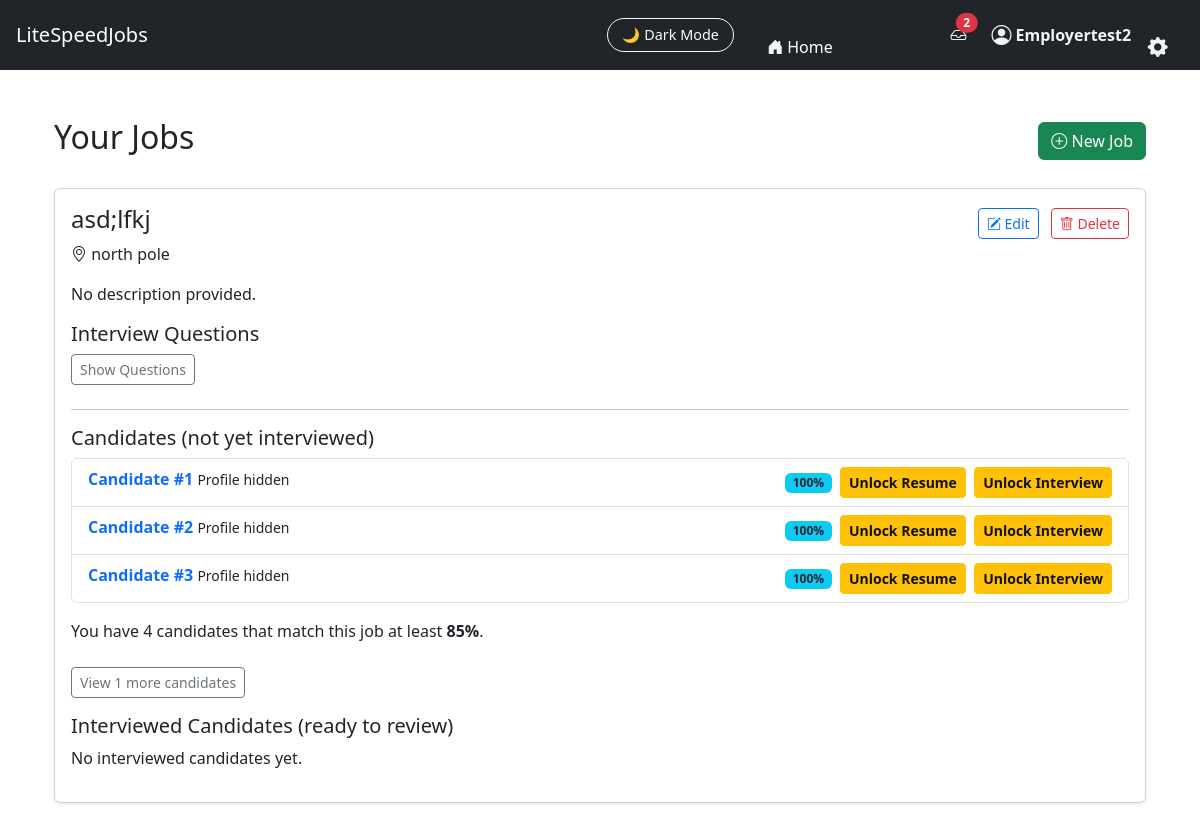
Before: /JobFinder_app/employer_dashboard/ (signed in, upper part) with the older database file.
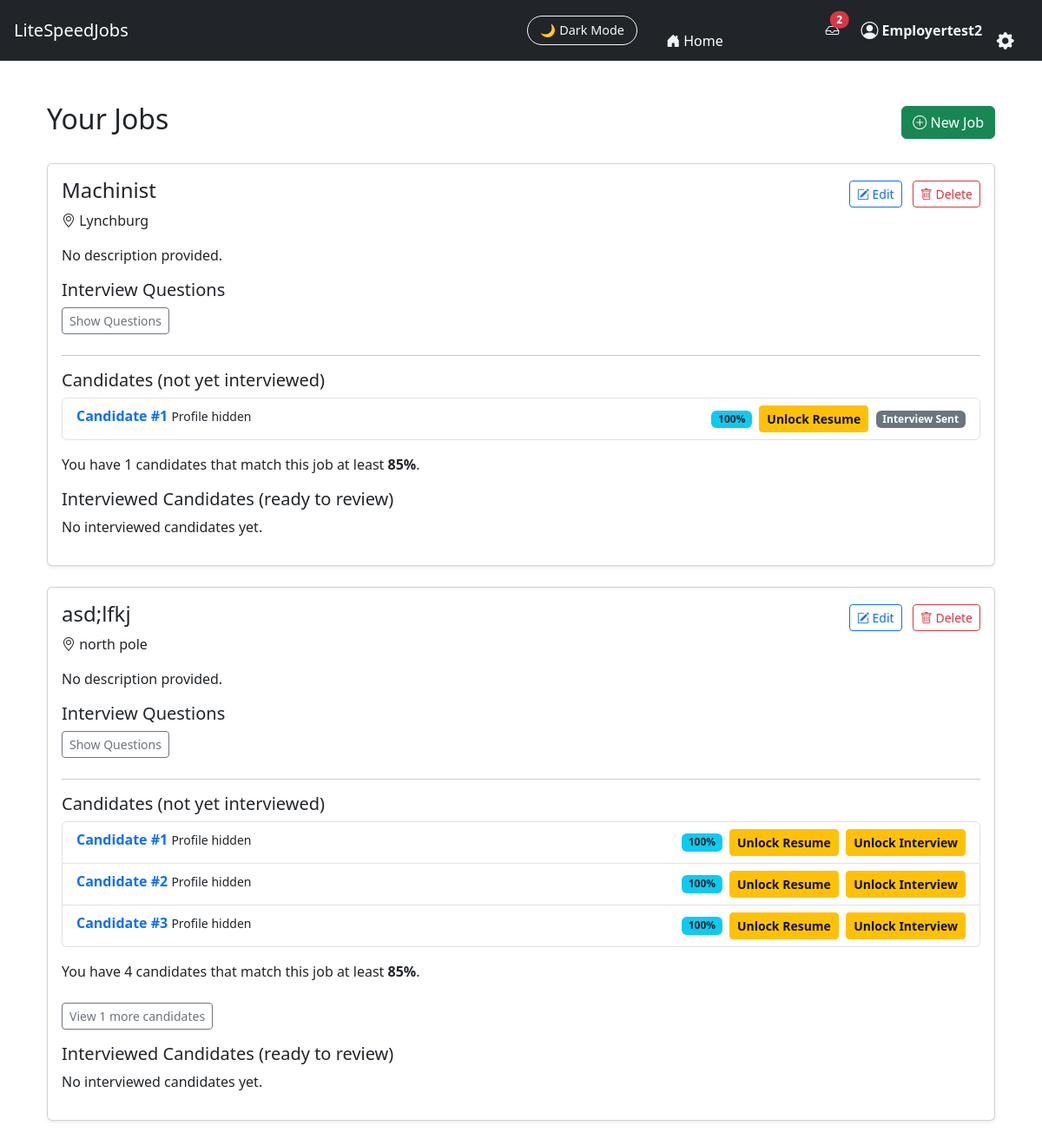
After: the same page with the newer database file.
### JobFinder_app/models.py (models this page shows, shortened)
class Job(models.Model):
    SOFTWARE = "software"
    MACHINIST = "machinist"
    JOB_TYPE_CHOICES = [
        (SOFTWARE, "Software Engineering"),
        (MACHINIST, "Machinist / Fabrication"),
    ]
    user = models.ForeignKey(User, on_delete=models.CASCADE)  # Employer account
    title = models.CharField(max_length=255)
    location = models.CharField(max_length=255, blank=True)
    description = models.TextField(blank=True, default="No description provided.")
    require_video_interview = models.BooleanField(
       default=False,
       help_text="Require candidates to submit video responses to interview questions"
    )
    interview_questions = models.TextField(
        blank=True,
        help_text="Enter one question per line."
    )
    job_type = models.CharField(
        max_length=20,
        choices=JOB_TYPE_CHOICES,
        default=SOFTWARE
    )
    created_at = models.DateTimeField(auto_now_add=True)

class SeekerResume(models.Model):
    user = models.OneToOneField(User, on_delete=models.CASCADE)
    resume = models.FileField(upload_to="resumes/")
    uploaded_at = models.DateTimeField(auto_now=True)

### JobFinder_app/views.py (the view)
# urls.py: path("employer_dashboard/", views.employer_dashboard, name="employer_dashboard"),
def employer_dashboard(request):
    jobs = Job.objects.filter(user=request.user).order_by("-created_at")
    job_data = []
    for job in jobs:
        seekers_qs = match_seekers_for_job(job)
        open_candidates = []
        interviewed_candidates = []
        for idx, seeker in enumerate(seekers_qs, start=1):
            assignment = (
                InterviewAssignment.objects
                .filter(job=job, seeker=seeker)
                .order_by("-assigned_at")
                .first()
            )
            resume_obj = SeekerResume.objects.filter(
                user=seeker,
                resume__isnull=False
            ).exclude(resume="").first()
            resume_exists= SeekerResume.objects.filter(
                user=seeker,
                resume__isnull=False
            ).exclude(resume="").first()
            resume_file = resume_obj.resume if resume_obj else None
            match_percentage = calculate_match_percentage(job, seeker)
            base = {
                "label": f"Candidate #{idx}",
                "user_id": seeker.id,
                "match_percentage": match_percentage,  # stub; you can compute a real score later
                "assignment_id": assignment.id if assignment else None,
                "has_assignment": assignment is not None,
                "completed": assignment.completed if assignment else False,
                "resume_file": resume_file,
                "has_resume": resume_exists,
                "can_interview": has_interview_access(request.user, seeker, job),
                "can_view_resume": has_resume_access(request.user, seeker, job),
                "can_hire": has_hire_access(request.user, seeker, job),
                "interview_sent": bool(assignment),
            }
            if assignment and assignment.completed:
                interviewed_candidates.append(base)
            elif assignment:
                base["interview_sent"] = True
                open_candidates.append(base)
            else:
                base["interview_sent"] = False
                open_candidates.append(base)
        open_candidates.sort(key=lambda c: c["match_percentage"], reverse=True)
        top_candidates = open_candidates[:3]
        remaining_candidates = open_candidates[3:]
        high_match_count = sum(
            1 for c in open_candidates if c["match_percentage"] >= 85
        )
        job_data.append({
            "job": job,
            "candidates": top_candidates,
            "extra_candidates": remaining_candidates,
            "interviewed_candidates": interviewed_candidates,
            "high_match_count": high_match_count,
        })
    return render(request, "JobFinder_app/employer_dashboard.html", {
        "job_data": job_data
    })

### JobFinder_app/context_processors.py (called while the page is built)
def unread_message_count(request):
    if request.user.is_authenticated:
        return {
            "unread_count": Message.objects.filter(
                receiver=request.user,
                is_read=False
            ).count()
        }
    return {}

### JobFinder_app/utils.py (called while the page is built)
def has_interview_access(employer, seeker, job):
    from django.conf import settings
    from .models import EmployerAccess
    return EmployerAccess.objects.filter(
        employer=employer,
        seeker=seeker,
        job=job,
        access_type="interview",
        paid=True,
    ).exists()

def has_resume_access(employer, seeker, job):
    return EmployerAccess.objects.filter(
        employer=employer,
        seeker=seeker,
        job=job,
        access_type="resume",
        paid=True,
    ).exists()

def has_hire_access(employer, seeker, job):
    return EmployerAccess.objects.filter(
        employer=employer,
        seeker=seeker,
        job=job,
        access_type="hire",
        paid=True,
    ).exists()

### JobFinder_app/templates/JobFinder_app/employer_dashboard.html (shortened to what the changed rows need)
{% extends "JobFinder_app/base.html" %}
{% block content %}
<div class="container mt-4">
    <div class="d-flex justify-content-between align-items-center mb-4">
        <h2>Your Jobs</h2>
    </div>
    {% if job_data %}
        {% for item in job_data %}
            <div class="card shadow-sm mb-4">
                <div class="card-body">
                    <div class="d-flex justify-content-between align-items-center">
                        <h4>{{ item.job.title }}</h4>
                        <div>
                            <a href="{% url 'edit_job' item.job.id %}"
                               class="btn btn-sm btn-outline-primary me-2">
                                <i class="bi bi-pencil-square"></i> Edit
                            </a>
                            <a href="{% url 'delete_job' item.job.id %}"
                               class="btn btn-sm btn-outline-danger"
                               onclick="return confirm('Delete this job?');">
                                <i class="bi bi-trash"></i> Delete
                            </a>
                        </div>
                    </div>
                    {% if item.job.location %}
                        <p class="dark-muted"><i class="bi bi-geo-alt"></i> {{ item.job.location }}</p>
                    {% endif %}
                    {% if item.job.description %}
                        <p>{{ item.job.description }}</p>
                    {% endif %}
                    {% if item.job.interview_questions %}
                        <h5 class="dark-muted">Interview Questions</h6>
                        <button class="btn btn-outline-secondary btn-sm mb-2"
                                type="button"
                                data-bs-toggle="collapse"
                                data-bs-target="#questions{{ item.job.id }}">
                            Show Questions
                        </button>
                    {% endif %}
                    <hr>
                    <h5>Candidates (not yet interviewed)</h5>
                    {% if item.candidates %}
                        <ul class="list-group mb-3">
                            {% for seeker in item.candidates %}
                                <li class="list-group-item d-flex justify-content-between">
                                    <div>
                                        <a href="{% url 'candidate_summary' item.job.id seeker.user_id %}"
                                        class="text-decoration-none fw-bold text-primary">
                                            {{ seeker.label }}
                                        </a>
                                        <small class="dark-muted">Profile hidden</small>
                                    </div>
                                    <div class="d-flex align-items-center">
                                        <span class="badge bg-info text-dark me-2">
                                            {{ seeker.match_percentage }}%
                                        </span>
                                        {% if seeker.can_view_resume %}
                                            <a href="{% url 'view_resume' item.job.id seeker.user_id %}"
                                            target="_blank"
                                            class="btn btn-sm btn-outline-info">
                                                View Resume
                                            </a>
                                        {% else %}
                                            <a href="{% url 'purchase_resume_access' item.job.id seeker.user_id %}"
                                            class="btn btn-sm btn-warning btn-unlock">
                                                Unlock Resume
                                            </a>
                                        {% endif %}
                                        {% if seeker.can_interview %}
                                            {% if seeker.interview_sent %}
                                                <span class="badge bg-secondary">Interview Sent</span>
                                            {% else %}
                                                <a href="{% url 'send_interview' item.job.id seeker.user_id %}"
                                                class="btn btn-sm btn-outline-success">
                                                    Send Interview
                                                </a>
                                            {% endif %}
                                        {% else %}
                                            <a href="{% url 'purchase_interview_access' item.job.id seeker.user_id %}"
                                            class="btn btn-sm btn-warning btn-unlock">
                                                Unlock Interview
                                            </a>
                                        {% endif %}
                                    </div>
                                </li>
                            {% endfor %}
                        </ul>
                    {% else %}
                        <p class="dark-muted">No open candidates yet.</p>
                    {% endif %}
                    <p class="dark-muted mt-2">
                        You have {{ item.high_match_count }} candidates that match this job at least <strong>85%</strong>.
                    </p>
                    {% if item.extra_candidates %}
                    <button class="btn btn-outline-secondary btn-sm mt-2"
                            data-bs-toggle="collapse"
                            data-bs-target="#moreCandidates{{ item.job.id }}">
                        View {{ item.extra_candidates|length }} more candidates
                    </button>
                {% endif %}
                    <h5 class="mt-3">Interviewed Candidates (ready to review)</h5>
                    {% if item.interviewed_candidates %}
                        <ul class="list-group">
                            {% for seeker in item.interviewed_candidates %}
                                <li class="list-group-item d-flex justify-content-between align-items-center">
                                    <div>
                                        <strong>{{ seeker.label }}</strong><br>
                                        <small class="dark-muted">Interview completed</small>
                                    </div>
                                        {% if not seeker.has_resume %}
                                            <span class="text-muted fst-italic">
                                                No resume available
                                            </span>
                                        {% elif seeker.can_view_resume %}
                                            <a href="{% url 'view_resume' seeker.user_id %}"
                                            target="_blank"
                                            class="btn btn-sm btn-outline-info">
                                                View Resume
                                            </a>
                                        {% else %}
                                            <button class="btn btn-sm btn-secondary" disabled>
                                                Locked
                                            </button>
                                            <a href="{% url 'purchase_resume_access' item.job.id seeker.user_id %}"
                                            class="btn btn-sm btn-outline-warning ms-1">
                                                Unlock Resume
                                            </a>
                                        {% endif %}
                                        &nbsp;&nbsp;
                                        {% if seeker.can_interview %}
                                            <a href="{% url 'send_interview' item.job.id seeker.user_id %}"
                                            class="btn btn-sm btn-outline-success">
                                                Send Interview
                                            </a>
                                        {% else %}
                                            <a href="{% url 'purchase_interview_access' item.job.id seeker.user_id %}"
                                            class="btn btn-sm btn-warning">
                                                Unlock Interview
                                            </a>
                                        {% endif %}
                                        {% if seeker.can_hire %}
                                            <a href="{% url 'hire_from_assignment' seeker.assignment_id %}"
                                            class="btn btn-sm btn-outline-primary">
                                                Hire
                                            </a>
                                        {% else %}
                                            <a href="{% url 'purchase_hire_access' item.job.id seeker.user_id %}"
                                            class="btn btn-sm btn-danger">
                                                Unlock Hire
                                            </a>
                                        {% endif %}
                                    </div>
                                </li>
                            {% endfor %}
                        </ul>
                    {% else %}
                        <p class="dark-muted">No interviewed candidates yet.</p>
                    {% endif %}
                </div>
            </div>
        {% endfor %}
    {% else %}
        <div class="alert alert-info">
            You haven’t created any jobs yet.
            <a href="{% url 'create_job' %}">Create your first job</a>.
        </div>
    {% endif %}
{% endblock %}

Changed rows visible on the page:
added Job: job "Machinist", job.location "Lynchburg", job.description "No description provided.", high_match_count "1", SeekerResume (label "Candidate #1", match_percentage "100", shows "Interview Sent")
